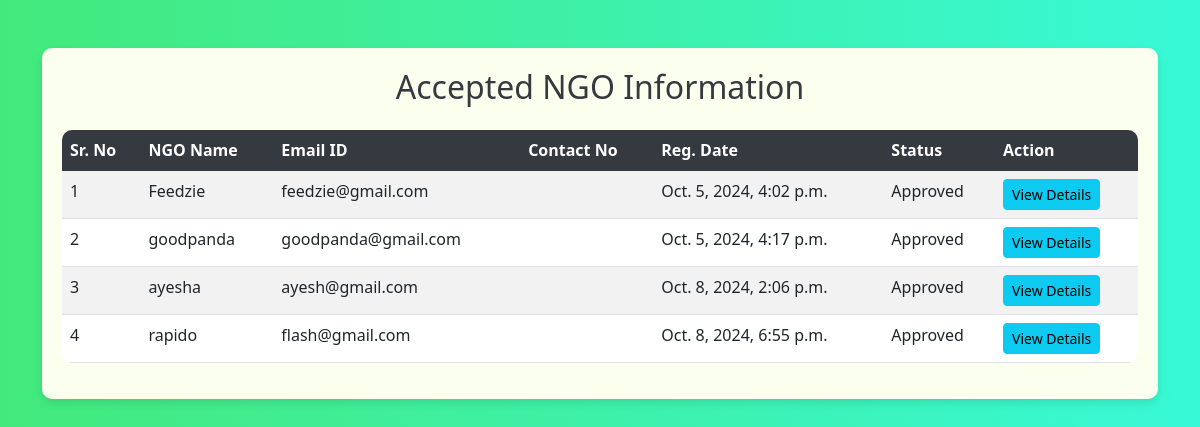
Before: /accepted_ngo (signed in) with the older database file.
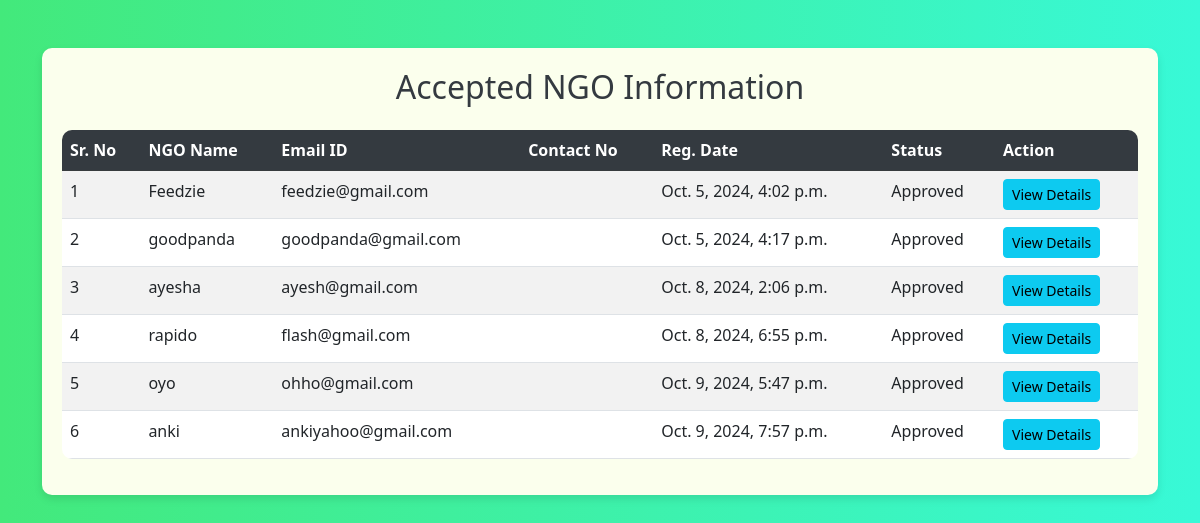
After: the same page with the newer database file.
### donation/models.py (models this page shows, shortened)
class NGO(models.Model):
    user = models.ForeignKey(User,on_delete=models.CASCADE)
    contact = models.CharField(null=True, max_length=10)
    address = models.CharField(null=True, max_length=300)
    userpic = models.FileField(null=True)
    idpic = models.FileField(null=True)
    aboutme = models.CharField(null=True, max_length=300)
    status = models.CharField(max_length=20, choices=[('Pending', 'Pending'), ('Approved', 'Approved'), ('Rejected', 'Rejected')], default='Pending')
    regdate = models.DateTimeField(auto_now_add=True)
    adminremark = models.CharField(null=True, max_length=300)
    updationdate = models.DateField(null=True)
    city = models.ForeignKey(City, on_delete=models.CASCADE, null=False)
    category = models.ManyToManyField(Category, related_name='ngos')

### donation/views.py (the view)
# urls.py: path("accepted_ngo",accepted_ngo,name="accepted_ngo"),
def accepted_ngo(request):
    if not request.user.is_authenticated:
        return redirect('admin_login')
    ngo = NGO.objects.filter(status="Approved")
    return render(request,'accepted_ngo.html',locals())

### donation/templates/accepted_ngo.html (shortened to what this page needs)
<!DOCTYPE html>
<html lang="en">
<head>
    <link href="https://cdn.jsdelivr.net/npm/bootstrap@5.3.0-alpha3/dist/css/bootstrap.min.css" rel="stylesheet">
</head>
<body>
<div class="container mt-5">
    <div class="table-container">
        <h2 class="mb-4"> Accepted NGO Information</h2>
        <table class="table table-striped table-hover">
            <thead class="table-dark">
                <tr>
                    <th scope="col">Sr. No</th>
                    <th scope="col">NGO Name</th>
                    <th scope="col">Email ID</th>
                    <th scope="col">Contact No</th>
                    <th scope="col">Reg. Date</th>
                    <th scope="col">Status</th>
                    <th scope="col">Action</th>
                </tr>
            </thead>
            <tbody>
                {% for i in ngo %}
                <tr>
                    <td>{{ forloop.counter }}</td>
                    <td>{{ i.user.first_name }}</td>
                    <td>{{ i.user.username }}</td>
                    <td>{{ i.contact_no }}</td>
                    <td>{{ i.regdate }}</td>
                    <td>{{ i.status }}</td>
                    <td>
                        <a href="{% url 'view_ngodetail' i.id %}" class="btn btn-info btn-sm">View Details</a>
                    </td>
                </tr>
                {% empty %}
                <tr>
                    <td colspan="7" class="text-center">No NGOs found</td>
                </tr>
                {% endfor %}
            </tbody>
        </table>
    </div>
</div>
</body>
</html>

Changed rows visible on the page:
added NGO: user.first_name "oyo", user.username "ohho@gmail.com", regdate "Oct. 9, 2024, 5:47 p.m.", status "Approved"
added NGO: user.first_name "anki", user.username "ankiyahoo@gmail.com", regdate "Oct. 9, 2024, 7:57 p.m.", status "Approved"
